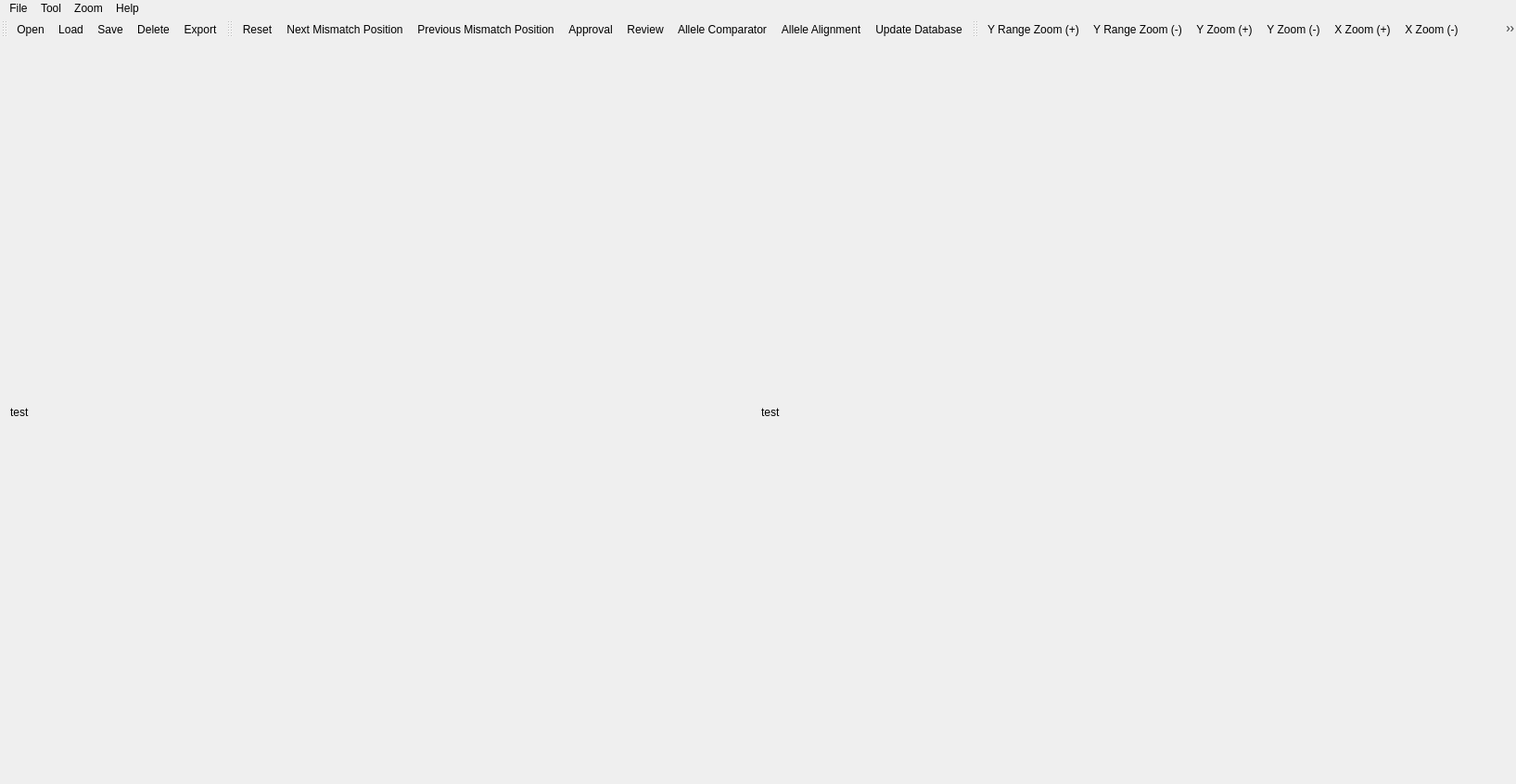
<?xml version="1.0" encoding="UTF-8"?>
<ui version="4.0">
 <class>MainWindow</class>
 <widget class="QMainWindow" name="MainWindow">
  <property name="geometry">
   <rect>
    <x>0</x>
    <y>0</y>
    <width>1635</width>
    <height>846</height>
   </rect>
  </property>
  <property name="windowTitle">
   <string>SoapTyping</string>
  </property>
  <property name="windowIcon">
   <iconset resource="../hla.qrc">
    <normaloff>:/png/images/about.png</normaloff>:/png/images/about.png</iconset>
  </property>
  <property name="styleSheet">
   <string notr="true">border-color: rgb(255, 170, 0);</string>
  </property>
  <widget class="QWidget" name="centralWidget">
   <layout class="QVBoxLayout" name="verticalLayout_2" stretch="20,1">
    <item>
     <layout class="QVBoxLayout" name="verticalLayout"/>
    </item>
    <item>
     <layout class="QHBoxLayout" name="horizontalLayout">
      <item>
       <widget class="QLabel" name="statusbarleft">
        <property name="styleSheet">
         <string notr="true"/>
        </property>
        <property name="text">
         <string>test</string>
        </property>
       </widget>
      </item>
      <item>
       <widget class="QLabel" name="statusbarright">
        <property name="styleSheet">
         <string notr="true"/>
        </property>
        <property name="text">
         <string>test</string>
        </property>
       </widget>
      </item>
     </layout>
    </item>
   </layout>
  </widget>
  <widget class="QMenuBar" name="menuBar">
   <property name="geometry">
    <rect>
     <x>0</x>
     <y>0</y>
     <width>1635</width>
     <height>23</height>
    </rect>
   </property>
   <widget class="QMenu" name="menuFile">
    <property name="title">
     <string>File</string>
    </property>
    <addaction name="actionOpen"/>
    <addaction name="actionLoad"/>
    <addaction name="separator"/>
    <addaction name="actionSave"/>
    <addaction name="separator"/>
    <addaction name="actionDelete"/>
    <addaction name="actionExport"/>
   </widget>
   <widget class="QMenu" name="menuTool">
    <property name="title">
     <string>Tool</string>
    </property>
    <widget class="QMenu" name="menuSetting">
     <property name="title">
      <string>Setting</string>
     </property>
     <property name="icon">
      <iconset resource="../hla.qrc">
       <normaloff>:/png/images/control.png</normaloff>:/png/images/control.png</iconset>
     </property>
     <addaction name="actionSet_Thread"/>
     <addaction name="actionSet_Exon_Trim"/>
    </widget>
    <addaction name="actionReset"/>
    <addaction name="separator"/>
    <addaction name="actionForward"/>
    <addaction name="actionBackward"/>
    <addaction name="separator"/>
    <addaction name="actionApproval"/>
    <addaction name="actionReview"/>
    <addaction name="separator"/>
    <addaction name="actionAllele_Comparator"/>
    <addaction name="actionAllele_Alignment"/>
    <addaction name="actionUpdate_Database"/>
    <addaction name="separator"/>
    <addaction name="menuSetting"/>
   </widget>
   <widget class="QMenu" name="menuZoom">
    <property name="title">
     <string>Zoom</string>
    </property>
    <addaction name="actionApply_One"/>
    <addaction name="actionApply_All"/>
    <addaction name="separator"/>
    <addaction name="actionEdit_Multi"/>
    <addaction name="actionEdit_One"/>
    <addaction name="separator"/>
    <addaction name="actionAnalyze"/>
   </widget>
   <widget class="QMenu" name="menuHelp">
    <property name="title">
     <string>Help</string>
    </property>
    <addaction name="actionAbout"/>
    <addaction name="actionHelp_Documents"/>
   </widget>
   <addaction name="menuFile"/>
   <addaction name="menuTool"/>
   <addaction name="menuZoom"/>
   <addaction name="menuHelp"/>
  </widget>
  <widget class="QToolBar" name="ToolBarFile">
   <attribute name="toolBarArea">
    <enum>TopToolBarArea</enum>
   </attribute>
   <attribute name="toolBarBreak">
    <bool>false</bool>
   </attribute>
   <addaction name="actionOpen"/>
   <addaction name="actionLoad"/>
   <addaction name="actionSave"/>
   <addaction name="actionDelete"/>
   <addaction name="actionExport"/>
  </widget>
  <widget class="QToolBar" name="ToolBarTool">
   <attribute name="toolBarArea">
    <enum>TopToolBarArea</enum>
   </attribute>
   <attribute name="toolBarBreak">
    <bool>false</bool>
   </attribute>
   <addaction name="actionReset"/>
   <addaction name="actionBackward"/>
   <addaction name="actionForward"/>
   <addaction name="actionApproval"/>
   <addaction name="actionReview"/>
   <addaction name="actionAllele_Comparator"/>
   <addaction name="actionAllele_Alignment"/>
   <addaction name="actionUpdate_Database"/>
  </widget>
  <widget class="QToolBar" name="ToolBarPeak">
   <attribute name="toolBarArea">
    <enum>TopToolBarArea</enum>
   </attribute>
   <attribute name="toolBarBreak">
    <bool>false</bool>
   </attribute>
   <addaction name="actionY_Range_Zoom_Increase"/>
   <addaction name="actionY_Range_Zoom_Reduce"/>
   <addaction name="actionY_Zoom_Increase"/>
   <addaction name="actionY_Zoom_Reduce"/>
   <addaction name="actionX_Zoom_Increase"/>
   <addaction name="actionX_Zoom_Reduce"/>
   <addaction name="actionReset_Zoom_Setting"/>
  </widget>
  <action name="actionOpen">
   <property name="icon">
    <iconset resource="../hla.qrc">
     <normaloff>:/png/images/opennewfile.png</normaloff>:/png/images/opennewfile.png</iconset>
   </property>
   <property name="text">
    <string>Open</string>
   </property>
   <property name="shortcut">
    <string>Ctrl+O</string>
   </property>
  </action>
  <action name="actionLoad">
   <property name="icon">
    <iconset resource="../hla.qrc">
     <normaloff>:/png/images/openoldfile.png</normaloff>:/png/images/openoldfile.png</iconset>
   </property>
   <property name="text">
    <string>Load</string>
   </property>
   <property name="shortcut">
    <string>Ctrl+L</string>
   </property>
  </action>
  <action name="actionSave">
   <property name="icon">
    <iconset resource="../hla.qrc">
     <normaloff>:/png/images/saveall.png</normaloff>:/png/images/saveall.png</iconset>
   </property>
   <property name="text">
    <string>Save</string>
   </property>
   <property name="shortcut">
    <string>Ctrl+S</string>
   </property>
  </action>
  <action name="actionDelete">
   <property name="icon">
    <iconset resource="../hla.qrc">
     <normaloff>:/png/images/deleteall.png</normaloff>:/png/images/deleteall.png</iconset>
   </property>
   <property name="text">
    <string>Delete</string>
   </property>
   <property name="shortcut">
    <string>Ctrl+D</string>
   </property>
  </action>
  <action name="actionExport">
   <property name="icon">
    <iconset resource="../hla.qrc">
     <normaloff>:/png/images/report.png</normaloff>:/png/images/report.png</iconset>
   </property>
   <property name="text">
    <string>Export</string>
   </property>
   <property name="shortcut">
    <string>Ctrl+E</string>
   </property>
  </action>
  <action name="actionReset">
   <property name="icon">
    <iconset resource="../hla.qrc">
     <normaloff>:/png/images/reset.png</normaloff>:/png/images/reset.png</iconset>
   </property>
   <property name="text">
    <string>Reset</string>
   </property>
   <property name="shortcut">
    <string>Ctrl+R</string>
   </property>
  </action>
  <action name="actionForward">
   <property name="icon">
    <iconset resource="../hla.qrc">
     <normaloff>:/png/images/forward.png</normaloff>:/png/images/forward.png</iconset>
   </property>
   <property name="text">
    <string>Previous Mismatch Position</string>
   </property>
   <property name="shortcut">
    <string>Right</string>
   </property>
  </action>
  <action name="actionBackward">
   <property name="icon">
    <iconset resource="../hla.qrc">
     <normaloff>:/png/images/backward.png</normaloff>:/png/images/backward.png</iconset>
   </property>
   <property name="text">
    <string>Next Mismatch Position</string>
   </property>
   <property name="shortcut">
    <string>Left</string>
   </property>
  </action>
  <action name="actionApproval">
   <property name="icon">
    <iconset resource="../hla.qrc">
     <normaloff>:/png/images/marksuccessfulall.png</normaloff>:/png/images/marksuccessfulall.png</iconset>
   </property>
   <property name="text">
    <string>Approval</string>
   </property>
  </action>
  <action name="actionReview">
   <property name="icon">
    <iconset resource="../hla.qrc">
     <normaloff>:/png/images/markfinishedall.png</normaloff>:/png/images/markfinishedall.png</iconset>
   </property>
   <property name="text">
    <string>Review</string>
   </property>
  </action>
  <action name="actionAllele_Comparator">
   <property name="icon">
    <iconset resource="../hla.qrc">
     <normaloff>:/png/images/alignpair.png</normaloff>:/png/images/alignpair.png</iconset>
   </property>
   <property name="text">
    <string>Allele Comparator</string>
   </property>
  </action>
  <action name="actionAllele_Alignment">
   <property name="icon">
    <iconset resource="../hla.qrc">
     <normaloff>:/png/images/alignlab.png</normaloff>:/png/images/alignlab.png</iconset>
   </property>
   <property name="text">
    <string>Allele Alignment</string>
   </property>
  </action>
  <action name="actionUpdate_Database">
   <property name="icon">
    <iconset resource="../hla.qrc">
     <normaloff>:/png/images/updatedatabase.png</normaloff>:/png/images/updatedatabase.png</iconset>
   </property>
   <property name="text">
    <string>Update Database</string>
   </property>
  </action>
  <action name="actionSet_Thread">
   <property name="text">
    <string>Set Thread</string>
   </property>
  </action>
  <action name="actionSet_Exon_Trim">
   <property name="text">
    <string>Set Exon Trim</string>
   </property>
  </action>
  <action name="actionApply_One">
   <property name="icon">
    <iconset resource="../hla.qrc">
     <normaloff>:/png/images/apply.png</normaloff>:/png/images/apply.png</iconset>
   </property>
   <property name="text">
    <string>Apply One</string>
   </property>
   <property name="iconVisibleInMenu">
    <bool>false</bool>
   </property>
  </action>
  <action name="actionApply_All">
   <property name="icon">
    <iconset resource="../hla.qrc">
     <normaloff>:/png/images/apply.png</normaloff>:/png/images/apply.png</iconset>
   </property>
   <property name="text">
    <string>Apply All</string>
   </property>
  </action>
  <action name="actionEdit_Multi">
   <property name="icon">
    <iconset resource="../hla.qrc">
     <normaloff>:/png/images/apply.png</normaloff>:/png/images/apply.png</iconset>
   </property>
   <property name="text">
    <string>Edit Multi</string>
   </property>
   <property name="shortcut">
    <string>Alt+A</string>
   </property>
  </action>
  <action name="actionEdit_One">
   <property name="icon">
    <iconset resource="../hla.qrc">
     <normaloff>:/png/images/apply.png</normaloff>:/png/images/apply.png</iconset>
   </property>
   <property name="text">
    <string>Edit One</string>
   </property>
   <property name="shortcut">
    <string>Alt+S</string>
   </property>
  </action>
  <action name="actionAnalyze">
   <property name="text">
    <string>Analyze</string>
   </property>
   <property name="shortcut">
    <string>Ctrl+A</string>
   </property>
  </action>
  <action name="actionAbout">
   <property name="text">
    <string>About</string>
   </property>
  </action>
  <action name="actionHelp_Documents">
   <property name="text">
    <string>Help Documents</string>
   </property>
  </action>
  <action name="actionSetting">
   <property name="checkable">
    <bool>true</bool>
   </property>
   <property name="icon">
    <iconset resource="../hla.qrc">
     <normaloff>:/png/images/control.png</normaloff>:/png/images/control.png</iconset>
   </property>
   <property name="text">
    <string>Setting</string>
   </property>
  </action>
  <action name="actionY_Range_Zoom_Increase">
   <property name="icon">
    <iconset resource="../hla.qrc">
     <normaloff>:/png/images/zoomyaxisincrease.png</normaloff>:/png/images/zoomyaxisincrease.png</iconset>
   </property>
   <property name="text">
    <string>Y Range Zoom (+)</string>
   </property>
  </action>
  <action name="actionY_Range_Zoom_Reduce">
   <property name="icon">
    <iconset resource="../hla.qrc">
     <normaloff>:/png/images/zoomyaxisreduce.png</normaloff>:/png/images/zoomyaxisreduce.png</iconset>
   </property>
   <property name="text">
    <string>Y Range Zoom (-)</string>
   </property>
  </action>
  <action name="actionY_Zoom_Increase">
   <property name="icon">
    <iconset resource="../hla.qrc">
     <normaloff>:/png/images/zoomyincrease.png</normaloff>:/png/images/zoomyincrease.png</iconset>
   </property>
   <property name="text">
    <string>Y Zoom (+)</string>
   </property>
  </action>
  <action name="actionY_Zoom_Reduce">
   <property name="icon">
    <iconset resource="../hla.qrc">
     <normaloff>:/png/images/zoomyreduce.png</normaloff>:/png/images/zoomyreduce.png</iconset>
   </property>
   <property name="text">
    <string>Y Zoom (-)</string>
   </property>
  </action>
  <action name="actionX_Zoom_Increase">
   <property name="icon">
    <iconset resource="../hla.qrc">
     <normaloff>:/png/images/zoomxincrease.png</normaloff>:/png/images/zoomxincrease.png</iconset>
   </property>
   <property name="text">
    <string>X Zoom (+)</string>
   </property>
  </action>
  <action name="actionX_Zoom_Reduce">
   <property name="icon">
    <iconset resource="../hla.qrc">
     <normaloff>:/png/images/zoomxreduce.png</normaloff>:/png/images/zoomxreduce.png</iconset>
   </property>
   <property name="text">
    <string>X Zoom (-)</string>
   </property>
  </action>
  <action name="actionReset_Zoom_Setting">
   <property name="icon">
    <iconset resource="../hla.qrc">
     <normaloff>:/png/images/zoomreset.png</normaloff>:/png/images/zoomreset.png</iconset>
   </property>
   <property name="text">
    <string>Reset Zoom Setting</string>
   </property>
  </action>
 </widget>
 <layoutdefault spacing="6" margin="11"/>
 <resources>
  <include location="../hla.qrc"/>
 </resources>
 <connections/>
</ui>
